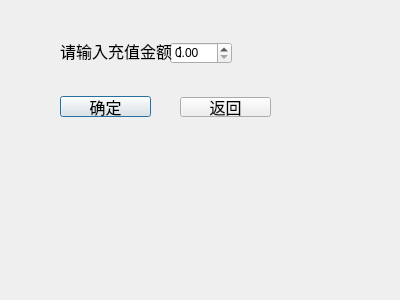
<?xml version="1.0" encoding="UTF-8"?>
<ui version="4.0">
 <class>userMoney</class>
 <widget class="QDialog" name="userMoney">
  <property name="geometry">
   <rect>
    <x>0</x>
    <y>0</y>
    <width>400</width>
    <height>300</height>
   </rect>
  </property>
  <property name="windowTitle">
   <string>Dialog</string>
  </property>
  <widget class="QDoubleSpinBox" name="moneySpinBox">
   <property name="geometry">
    <rect>
     <x>170</x>
     <y>42</y>
     <width>62</width>
     <height>22</height>
    </rect>
   </property>
  </widget>
  <widget class="QPushButton" name="confrmBtn">
   <property name="geometry">
    <rect>
     <x>60</x>
     <y>96</y>
     <width>91</width>
     <height>21</height>
    </rect>
   </property>
   <property name="font">
    <font>
     <family>Arial</family>
     <pointsize>12</pointsize>
    </font>
   </property>
   <property name="text">
    <string>确定</string>
   </property>
  </widget>
  <widget class="QPushButton" name="backBtn">
   <property name="geometry">
    <rect>
     <x>180</x>
     <y>97</y>
     <width>91</width>
     <height>20</height>
    </rect>
   </property>
   <property name="font">
    <font>
     <family>Arial</family>
     <pointsize>12</pointsize>
    </font>
   </property>
   <property name="text">
    <string>返回</string>
   </property>
  </widget>
  <widget class="QLabel" name="label">
   <property name="geometry">
    <rect>
     <x>60</x>
     <y>40</y>
     <width>121</width>
     <height>21</height>
    </rect>
   </property>
   <property name="font">
    <font>
     <family>Arial</family>
     <pointsize>12</pointsize>
    </font>
   </property>
   <property name="text">
    <string>请输入充值金额：</string>
   </property>
  </widget>
 </widget>
 <resources/>
 <connections/>
</ui>
